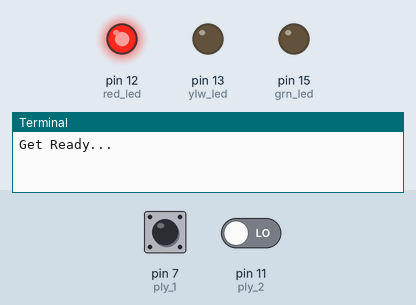
The program below on a simulated Raspberry Pi (header pin numbers). On the bench: output pins drawn as LEDs (lit = HIGH), the last lines printed to the terminal. Inputs (shaded band) come from the test bench; at power-on: pin 7 (ply_1) LOW, pin 11 (ply_2) LOW. Random numbers come from a fixed seed. At 11.6 s the program stops and its outputs stay as they are.

Above: at 0.1 s.
At 6.4 s:
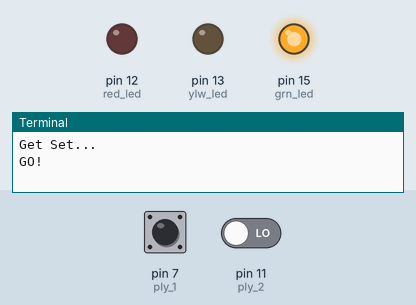
6.5 s: pin 7 (ply_1) pulsed HIGH 2 times (0.12 s each, 0.3 s apart)
At 7.9 s:
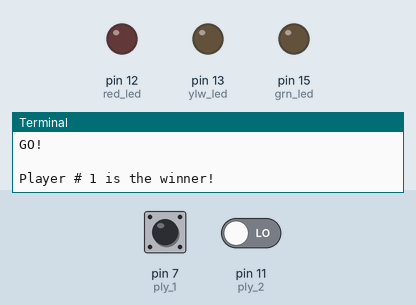
Timing chart, 0 to 9.5 s (numbered marks = the images above; inputs shaded):
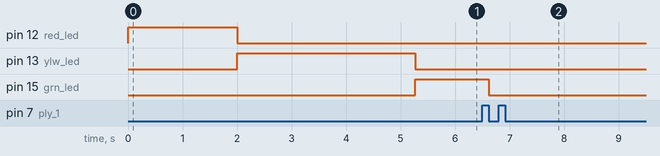

Measured:
- after the input at 6.5 s, pin 15 (grn_led): HIGH → LOW after 0.12 s

The program:

15_12_reaction_game.py
```python
import RPi.GPIO as GPIO ## Import GPIO library
import time
import random

red_led = 12
ylw_led = 13
grn_led = 15
ply_1 = 7
ply_2 = 11

GPIO.setmode(GPIO.BOARD) ## Use board pin numbering
GPIO.setup(red_led, GPIO.OUT)
GPIO.setup(ylw_led, GPIO.OUT)
GPIO.setup(grn_led, GPIO.OUT)

GPIO.setup(ply_1, GPIO.IN) ## Setup GPIO Pin 7 to IN
GPIO.setup(ply_2, GPIO.IN) ## Setup GPIO Pin 11 to IN
winner = 0

print "Get Ready..."
GPIO.output(red_led,True)
time.sleep(2)
print "Get Set..."
GPIO.output(red_led,False)
GPIO.output(ylw_led,True)
time.sleep(random.uniform(3,5))
print "GO!"
print
GPIO.output(ylw_led,False)
GPIO.output(grn_led,True)

if GPIO.input(ply_1) :
    control1 = 0
else :
    control1 = 1

if GPIO.input(ply_2) :
    control2 = 0
else :
    control2 = 1

try:
    while True:
        btn1 = GPIO.input(ply_1)
        btn2 = GPIO.input(ply_2)
        if control1 == 0 :
            if btn1 == 0 :
                winner = 1
                break
        else :
            if btn1 == 1 :
                control1 = 0 ## if button 1 is not pressed, assign control1 = 0

        if control2 == 0 :
            if btn2 == 0 :
                winner = 2
                break
        else :
            if btn2 == 1 :
                control2 = 0 ## if button 2 is not pressed, assign control2 = 0

except KeyboardInterrupt:
    GPIO.cleanup()

GPIO.output(grn_led,False)
print "Player # " + str(winner) + " is the winner!"
time.sleep(5)
GPIO.cleanup()
```
